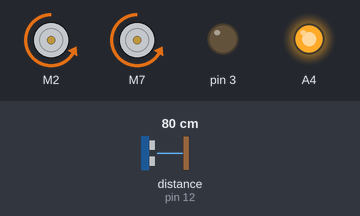
This sketch was run on a simulated Arduino Uno, built with avr-gcc and run on an emulated ATmega328P. Parts: 2 × DC motor (green arrow = forward, orange = backward, longer = faster), output pins drawn as LEDs (lit = HIGH). Wiring (inferred from the names in the program): ultrasonic range finder: trigger pin 11; echo pin 12. The inputs (shaded band) are chosen by the test bench; at power-on: distance to the obstacle (sensor on pin 12) 80 cm. The echo pulse lasts 58.3 µs per cm; random numbers use the default seed unless the sketch sets one; pins used as bus, display or sensor lines are not drawn.

Above: at 1.2 s.
1.3 s: distance to the obstacle (sensor on pin 12) set to 22 cm
2.8 s: distance to the obstacle (sensor on pin 12) set to 18 cm
At 3.6 s:
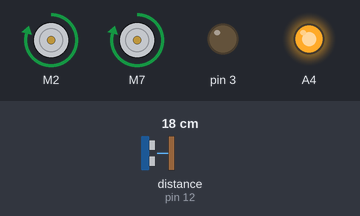
At 4.5 s:
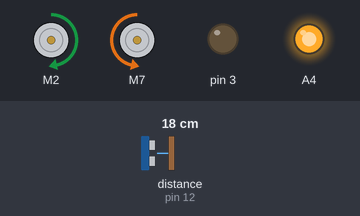
5.3 s: distance to the obstacle (sensor on pin 12) set to 35 cm
7.9 s: distance to the obstacle (sensor on pin 12) set to 2 cm
At 16.9 s:
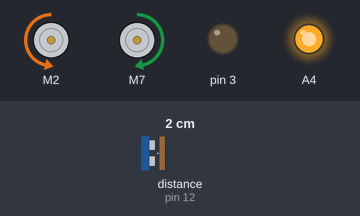
Timing chart, 0 to 21.0 s (numbered marks = the images above; inputs shaded):
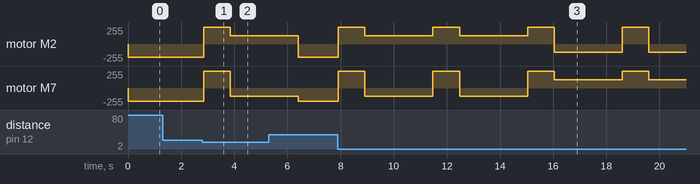

The sketch:

YMLBoxbotObsticle.ino
```cpp
#include <SparkFun_TB6612.h>

// these constants are used to allow you to make your motor configuration
// line up with function names like forward.  Value can be 1 or -1
const int offsetA = -1;
const int offsetB = -1;

// Pins for all inputs, keep in mind the PWM defines must be on PWM pins
// the default pins listed are the ones used on the Redbot (ROB-12097) with
// the exception of STBY which the Redbot controls with a physical switch
#define AIN1 2
#define BIN1 7
#define AIN2 4
#define BIN2 5
#define PWMA 10
#define PWMB 6
#define STBY 9

// Initializing motors.  The library will allow you to initialize as many
// motors as you have memory for.  If you are using functions like forward
// that take 2 motors as arguements you can either write new functions or
// call the function more than once.
Motor motor1 = Motor(AIN1, AIN2, PWMA, offsetA, STBY);
Motor motor2 = Motor(BIN1, BIN2, PWMB, offsetB, STBY);

// Pins
const int TRIG_PIN = 11;
const int ECHO_PIN = 12;

// Anything over 400 cm (23200 us pulse) is "out of range"
const unsigned int MAX_DIST = 23200;

void setup() {

  // Setup all of our pins
  pinMode(TRIG_PIN, OUTPUT);
  digitalWrite(TRIG_PIN, LOW);
  pinMode(2, OUTPUT); digitalWrite(2, LOW);
  pinMode(4, OUTPUT); digitalWrite(4, LOW);
  pinMode(5, OUTPUT); digitalWrite(5, LOW);
  pinMode(7, OUTPUT); digitalWrite(7, LOW);
  pinMode(3, OUTPUT);
  pinMode(6, OUTPUT);
  pinMode(A4, OUTPUT);
  digitalWrite(A4, HIGH);

}

void loop() {

  // Start moving forward
  forward(motor1, motor2, 200);

  unsigned long t1;
  unsigned long t2;
  unsigned long pulse_width;
  float cm;

  // Hold the trigger pin high for at least 10 us
  digitalWrite(TRIG_PIN, HIGH);
  delayMicroseconds(10);
  digitalWrite(TRIG_PIN, LOW);

  // Wait for pulse on echo pin
  while ( digitalRead(ECHO_PIN) == 0 );

  // Measure how long the echo pin was held high (pulse width)
  // Note: the micros() counter will overflow after ~70 min
  t1 = micros();
  while ( digitalRead(ECHO_PIN) == 1);
  t2 = micros();
  pulse_width = t2 - t1;

  // Calculate distance in centimeters.
  cm = pulse_width / 58.0;

  // If an obstacle is detected fewer than 20 centimeters away,
  // run the motors backwards and then coin flip to decide which
  // way to turn before continuing on.
  if(cm<20){back(motor1, motor2, 250); delay(1000);
  if(flip()){left(motor1, motor2, 250);}else{right(motor1, motor2, 250);}
  delay(2500);}

  // Wait at least 60ms before next measurement
  delay(60);
}

// Coinflip function that randomly returns a 1 or 0
bool flip(){

  static uint32_t buf = 0;
  static uint8_t idx = 0;
  if (idx)
  {
    buf >>= 1;
    idx--;
  }
  else
  {
    buf = random();  // refill
    idx = 30;
  }
  return buf & 0x01;

}
```

Measured:
- the behaviour switches between 20 and 19 cm on distance to the obstacle (sensor on pin 12) (found by bisection; images 0 and 1)
- after the input at 1.3 s, every drawn part: stays the same
- after the input at 2.8 s, motor M2: backward 200/255 → forward 250/255 after 0.05 s, → forward 125/255 1.0 s later; motor M7: backward 200/255 → forward 250/255 after 0.05 s, → backward 125/255 1.0 s later
